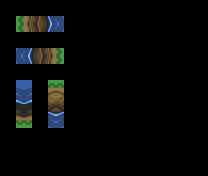

A 2D game scene composited from a Tiled map and its tileset images. What follows is a short description and the map's XML, with each tile layer's data collapsed to a summary:
An orthogonal 13x11 tile map with 16x16 px tiles, 2 tile layers (input_ground, output_ground), 1 hidden layer not drawn.

<map version="1.0" orientation="orthogonal" width="13" height="11" tilewidth="16" tileheight="16">
 <tileset firstgid="1" name="tiles.fw" tilewidth="16" tileheight="16">
  <image source="tiles.fw.png" width="256" height="256" />
 </tileset>
 <layer name="input_ground" width="13" height="11">
  <data>[143 cells, 12 non-empty, 2 distinct tile ids]</data>
 </layer>
 <layer name="output_ground" width="13" height="11">
  <data>[143 cells, 12 non-empty, 12 distinct tile ids]</data>
 </layer>
 <layer name="regions" width="13" height="11" visible="0">
  <data>[143 cells, 12 non-empty, 1 distinct tile ids]</data>
 </layer>
</map>
